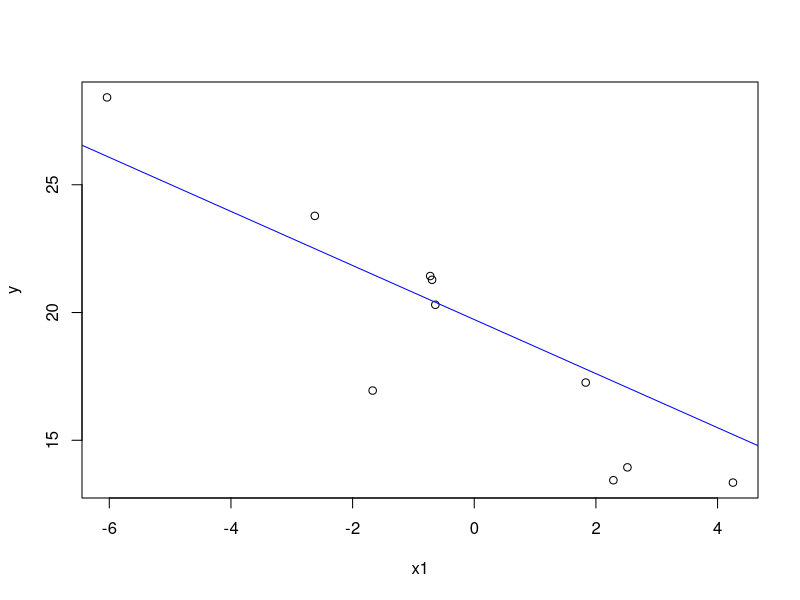

The R source for this figure:
# Problem of too few regressors 
set.seed(1234)
n <- 10
beta0 <- 20
beta1 <- -1
beta2 <- -1
x1 <- rnorm(n,mean=1,sd=3)
x2 <- 0.5*x1 + rnorm(n, mean=1, sd=1.5)
print(x1)
print(x2)
err <- rnorm(n)
y <- beta0 + beta1 * x1 + beta2 * x2 + err
lm1 = lm(y~x1+x2)
summary(lm(y~x1+x2))

#  estimated values of Î²1 and Î²2 are close to true values
# p-values of Î²1 and Î²2 are small

summary(lm(y~x1))
# Î²1 = -1.5293, Î²2 = 0
# R-square is much smaller than .99

summary(lm(y~x2))
# Î²1 = 0, Î²2 = -2.1299
# R-square is much smaller than .99
# Estimated Î²1 and Î²2 are different from true values

plot(x1,y)

abline(lm1, col = "blue")

